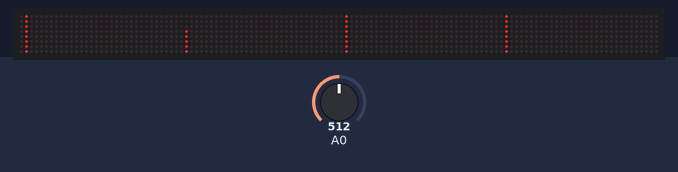
This sketch was run on a simulated Arduino Uno, built with avr-gcc and run on an emulated ATmega328P. On the bench: 128×8 LED matrix. Wiring (inferred from the names in the program): MAX7219 LED driver (orientation assumed): data pin 7; clock pin 5; CS pin 6. Inputs (shaded band) come from the test bench; at power-on: A0 = 512.

Above: at 1.5 s.
1.6 s: A0 set to 716
At 3.3 s:
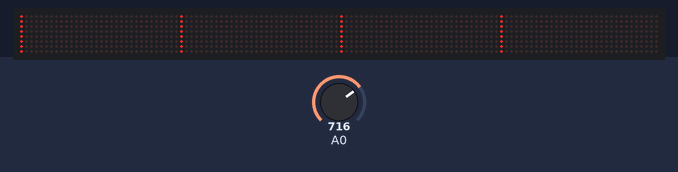
3.6 s: A0 set to 511
At 3.92 s:
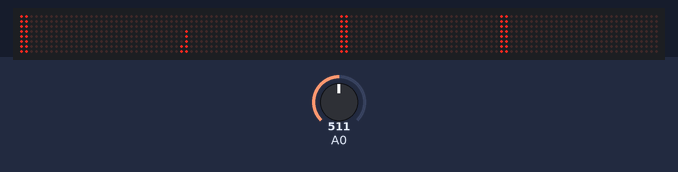
5.5 s: A0 set to 900
At 7.2 s:
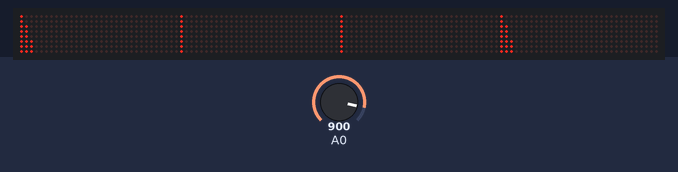
7.6 s: A0 set to 1023
At 9.1 s:
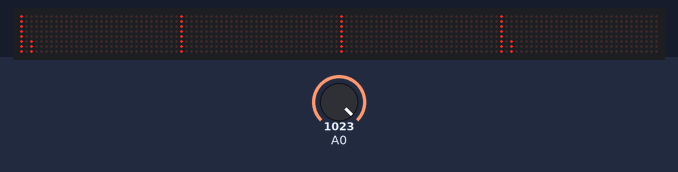
9.4 s: A0 set to 0
At 10.1 s:
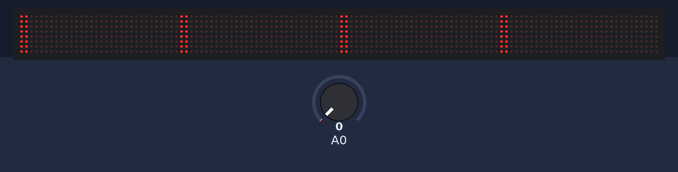
11.1 s: A0 set to 16
At 12.1 s:
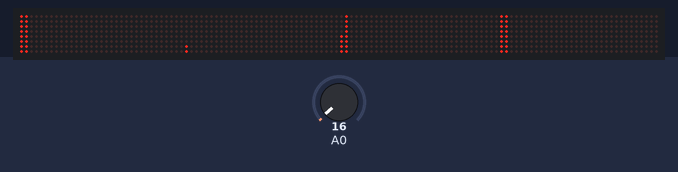
Timing chart, 0 to 14.1 s (numbered marks = the images above; inputs shaded):
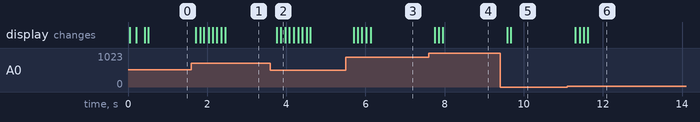

Measured:
- after the input at 1.6 s, the display: first changes after 0.11 s (image 1 shows a later state)
- after the input at 3.6 s, the display: first changes after 0.16 s (image 2 shows a later state)
- after the input at 5.5 s, the display: first changes after 0.20 s (image 3 shows a later state)
- after the input at 7.6 s, the display: first changes after 0.15 s (image 4 shows a later state)
- after the input at 9.4 s, the display: first changes after 0.18 s (image 5 shows a later state)
- after the input at 11.1 s, the display: first changes after 0.21 s (image 6 shows a later state)

The sketch:

Music_Play.ino
```cpp
#include <arduinoFFT.h>
#include <SPI.h>
#define count 12
#define SAMPLES 64            //Must be a power of 2
#define MAX_DEVICES  4   // Total number display modules
int Max7219_pinCLK = 5;
int Max7219_pinCS = 6;
int Max7219_pinDIN = 7 ;
#define  xres 32      // Total number of  columns in the display, must be <= SAMPLES/2
#define  yres 8        // Total number of  rows in the display


unsigned char MY_ARRAY[]={0x00, 0x01, 0x03, 0x07, 0x0f, 0x1f, 0x3f, 0x7f, 0xff}; // default = standard pattern
unsigned char MODE[10]={0x08,0x00,0x0a,0x01,0x0b,0x07,0x0c,0x01,0x0f,0x00};
unsigned char temp[xres];
double vReal[SAMPLES];
double vImag[SAMPLES];
char data_avgs[xres];

int yvalue;
int peaks[xres];

arduinoFFT FFT = arduinoFFT();                                    // FFT object
 void Init_MAX7219(void)
{
unsigned char i,j;
for(j=0;j<9;j+=2)
{digitalWrite(Max7219_pinCS,LOW);
 for(i=0;i<count;i++)
 Write_Max7219(MODE[j],MODE[j+1]);
 digitalWrite(Max7219_pinCS,HIGH);
 delay(50);
 }
}

void Write_Max7219_byte(unsigned char DATA)
{
unsigned char i;
for(i=8;i>=1;i--)
{
digitalWrite(Max7219_pinCLK,LOW);
digitalWrite(Max7219_pinDIN,DATA&0x80);// Extracting a bit data
DATA = DATA<<1;
digitalWrite(Max7219_pinCLK,HIGH);
}
}

void Write_Max7219(unsigned char address,unsigned char dat)
{
digitalWrite(Max7219_pinCS,LOW);
Write_Max7219_byte(address);           //写入地址，即数码管编号
Write_Max7219_byte(dat);               //写入数据，即数码管显示数字
digitalWrite(Max7219_pinCS,HIGH);
}
void setup() {
pinMode(Max7219_pinCLK,OUTPUT);
  pinMode(Max7219_pinCS,OUTPUT);
  pinMode(Max7219_pinDIN,OUTPUT);
  delay(50);
  Init_MAX7219();
}

void loop() {
   // ++ Sampling
   for(int i=0; i<SAMPLES; i++)
    {
      int value = analogRead(0)- 330;//512 ;                 // Read from ADC and subtract DC offset caused value
      vReal[i]= value/8;                      // Copy to bins after compressing
      vImag[i] = 0;
    }
    // -- Sampling


    // ++ FFT
    FFT.Windowing(vReal, SAMPLES, FFT_WIN_TYP_HAMMING, FFT_FORWARD);
    FFT.Compute(vReal, vImag, SAMPLES, FFT_FORWARD);
    FFT.ComplexToMagnitude(vReal, vImag, SAMPLES);
    // -- FFT


    // ++ re-arrange FFT result to match with no. of columns on display ( xres )
    int step = (SAMPLES/2)/xres;
    int c=0;
    for(int i=0; i<(SAMPLES/2); i+=step)
    {
      data_avgs[c] = 0;
      for (int k=0 ; k< step ; k++)
      data_avgs[c]+=vReal[i+k];
      data_avgs[c] = data_avgs[c]/step;
      c++;
    }
    // -- re-arrange FFT result to match with no. of columns on display ( xres )


    // ++ send to display according measured value
    for(int i=0; i<xres; i++)
    {
      data_avgs[i] = constrain(data_avgs[i],0,80);            // set max & min values for buckets
      data_avgs[i] = map(data_avgs[i], 0, 80, 0, yres);        // remap averaged values to yres
      yvalue=data_avgs[i];
      peaks[i] = peaks[i]-1;    // decay by one light
      if (yvalue > peaks[i])
          peaks[i] = yvalue ;
      yvalue = peaks[i];
      temp[i]=MY_ARRAY[yvalue];
     }
     ShowFFT(temp);
     // -- send to display according measured value

}

void ShowFFT(unsigned char temp[])
{
unsigned char i,j,k,num,pre=1;
unsigned char assistnum=0x80;
for(i=1;i<9;i++)
{

digitalWrite(Max7219_pinCS,LOW);
for(num=0;num<3;num++)
{ assistnum>>=(num*8+i-1)/3+1-pre;
  pre=(num*8+i-1)/3+1;
  for(j=0;j<MAX_DEVICES;j++)
{Write_Max7219_byte(i);           //写入地址，即数码管编号
for(k=0;k<8;k++)
{
digitalWrite(Max7219_pinCLK,LOW);
digitalWrite(Max7219_pinDIN,temp[j*8+k]&assistnum);// Extracting a bit data
digitalWrite(Max7219_pinCLK,HIGH);
}}}
digitalWrite(Max7219_pinCS,HIGH);
assistnum<<=5;
}
}
```
